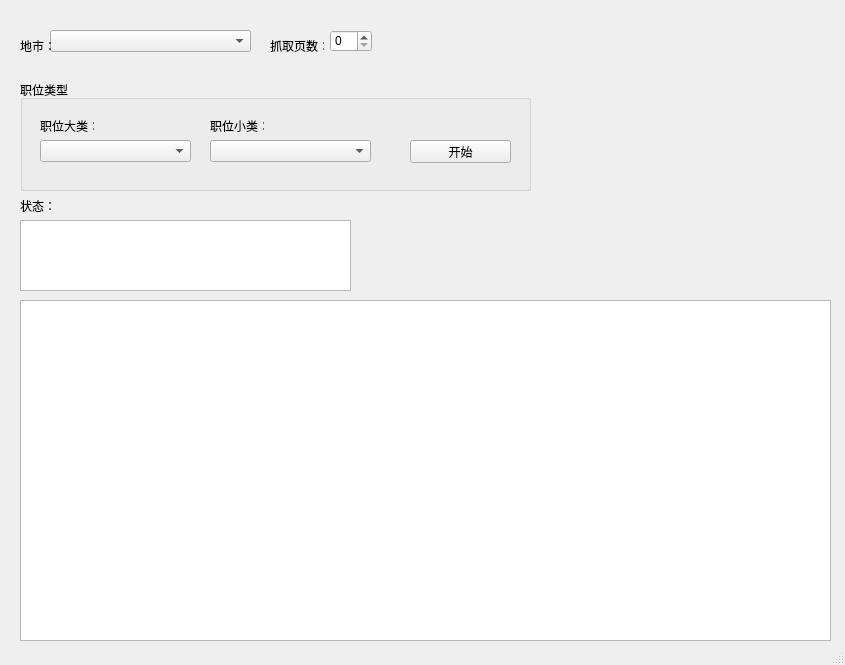
<?xml version="1.0" encoding="UTF-8"?>
<ui version="4.0">
 <class>MainWindow</class>
 <widget class="QMainWindow" name="MainWindow">
  <property name="geometry">
   <rect>
    <x>0</x>
    <y>0</y>
    <width>845</width>
    <height>665</height>
   </rect>
  </property>
  <property name="windowTitle">
   <string>MainWindow</string>
  </property>
  <widget class="QWidget" name="centralwidget">
   <widget class="QGroupBox" name="groupBox">
    <property name="geometry">
     <rect>
      <x>20</x>
      <y>80</y>
      <width>511</width>
      <height>111</height>
     </rect>
    </property>
    <property name="title">
     <string>职位类型</string>
    </property>
    <widget class="QComboBox" name="comboBox">
     <property name="geometry">
      <rect>
       <x>20</x>
       <y>60</y>
       <width>151</width>
       <height>22</height>
      </rect>
     </property>
    </widget>
    <widget class="QComboBox" name="comboBox_2">
     <property name="geometry">
      <rect>
       <x>190</x>
       <y>60</y>
       <width>161</width>
       <height>22</height>
      </rect>
     </property>
    </widget>
    <widget class="QPushButton" name="pushButton">
     <property name="geometry">
      <rect>
       <x>390</x>
       <y>60</y>
       <width>101</width>
       <height>23</height>
      </rect>
     </property>
     <property name="text">
      <string>开始</string>
     </property>
    </widget>
    <widget class="QLabel" name="label_3">
     <property name="geometry">
      <rect>
       <x>20</x>
       <y>40</y>
       <width>54</width>
       <height>12</height>
      </rect>
     </property>
     <property name="text">
      <string>职位大类：</string>
     </property>
    </widget>
    <widget class="QLabel" name="label_4">
     <property name="geometry">
      <rect>
       <x>190</x>
       <y>40</y>
       <width>54</width>
       <height>12</height>
      </rect>
     </property>
     <property name="text">
      <string>职位小类：</string>
     </property>
    </widget>
   </widget>
   <widget class="QComboBox" name="comboBox_4">
    <property name="geometry">
     <rect>
      <x>50</x>
      <y>30</y>
      <width>201</width>
      <height>22</height>
     </rect>
    </property>
   </widget>
   <widget class="QLabel" name="label">
    <property name="geometry">
     <rect>
      <x>20</x>
      <y>40</y>
      <width>54</width>
      <height>12</height>
     </rect>
    </property>
    <property name="text">
     <string>地市：</string>
    </property>
   </widget>
   <widget class="QTextEdit" name="textEdit">
    <property name="geometry">
     <rect>
      <x>20</x>
      <y>220</y>
      <width>331</width>
      <height>71</height>
     </rect>
    </property>
   </widget>
   <widget class="QTableWidget" name="tableWidget">
    <property name="geometry">
     <rect>
      <x>20</x>
      <y>300</y>
      <width>811</width>
      <height>341</height>
     </rect>
    </property>
   </widget>
   <widget class="QSpinBox" name="spinBox">
    <property name="geometry">
     <rect>
      <x>330</x>
      <y>30</y>
      <width>42</width>
      <height>22</height>
     </rect>
    </property>
   </widget>
   <widget class="QLabel" name="label_2">
    <property name="geometry">
     <rect>
      <x>270</x>
      <y>40</y>
      <width>54</width>
      <height>12</height>
     </rect>
    </property>
    <property name="text">
     <string>抓取页数：</string>
    </property>
   </widget>
   <widget class="QLabel" name="label_5">
    <property name="geometry">
     <rect>
      <x>20</x>
      <y>200</y>
      <width>54</width>
      <height>12</height>
     </rect>
    </property>
    <property name="text">
     <string>状态：</string>
    </property>
   </widget>
  </widget>
  <widget class="QMenuBar" name="menubar">
   <property name="geometry">
    <rect>
     <x>0</x>
     <y>0</y>
     <width>845</width>
     <height>23</height>
    </rect>
   </property>
  </widget>
  <widget class="QStatusBar" name="statusbar"/>
 </widget>
 <resources/>
 <connections/>
</ui>
